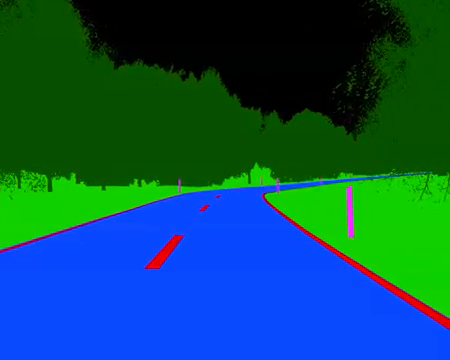
#> input picture frame 51 of steering/test.mp4, 450 x 360 px
$ python test.py
#> lines starting #> are read from the running program, lines starting #| are printed output that depends on the picture; after the words box and inside, x2 and y2 are one past the last pixel; in counts of white or black regions, pixels touching at a corner belong together; long printed decimals are rounded
### simulator/simulations/road_coordinator.py
import math
import numpy as np
import cv2
class RoadCoordinator:

    # set height and color of the road in image
    # minRoadHeight = number of pixel up from the bottom of the image
    # maxRoadHeight = number of pixel down from the top of the image
    # colorformat = [255,255,255]
    def __init__(self, minRoadHeight, maxRoadHeight, lowRoadColor, highRoadColor):
#> further down, frame is the input picture: shape (360, 450, 3); mean B, G, R 89.3, 80.4, 11.1
        self.minRoadHeight = minRoadHeight
        self.maxRoadHeight = maxRoadHeight
        self.lowRoadColor = lowRoadColor
        self.highRoadColor = highRoadColor

    # image should opencv2 image
    # returns (leftborderline, rightborderline, middleRoadline)
    # line consists of 2 coordinates for top and bottom
    def getRoadBorderCoordinates(self, image):
        self.image = image
        threshold = self._convertImage(image)
        roadCenterCoordinates = self._calculateRoadBorderCoordinates(threshold)
        self._visualize(image, roadCenterCoordinates)
        return roadCenterCoordinates

    def _convertImage(self, image):
        height = image.shape[0]
#> height = 360
        width = image.shape[1]
#> width = 450
        image = image[self.minRoadHeight: height - self.maxRoadHeight,0:width]
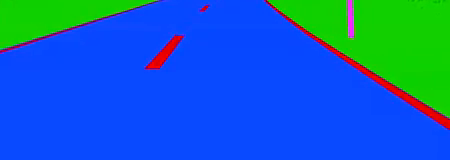
#> image: shape (160, 450, 3); mean of channels 0, 1, 2 195.1, 99.2, 16.8; drawn as B, G, R
        blur = cv2.blur(image,(5,5))
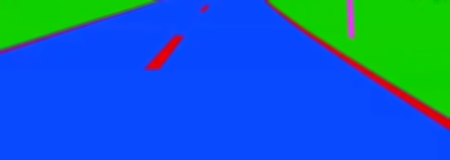
#> blur: shape (160, 450, 3); mean of channels 0, 1, 2 195.1, 99.2, 16.8; drawn as B, G, R
        blur0=cv2.medianBlur(blur,5)
        blur1= cv2.GaussianBlur(blur0,(5,5),0)
        blur2= cv2.bilateralFilter(blur1,9,75,75)
        maskRed = cv2.inRange(blur2, np.array([0, 0, 0]), np.array([155, 55, 255]))
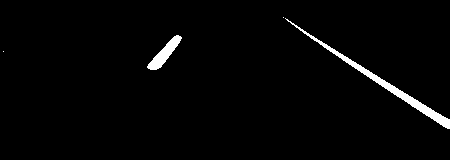
#> maskRed: shape (160, 450); 2.1% white; 4 white regions (2 under 20 px), largest, box (x1, y1, x2, y2) and area: (285, 18, 450, 129) 1076, (147, 35, 182, 70) 432
        image[maskRed>0]=(255,72,0)
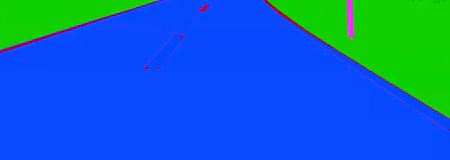
#> image: shape (160, 450, 3); 2.1% of pixels changed, all inside (x1, y1, x2, y2) = (3, 17, 450, 129); drawn as B, G, R
        hsv = cv2.cvtColor(image, cv2.COLOR_BGR2HSV)
#> hsv: shape (160, 450, 3); mean H, S, V 100.9, 247, 243.4
        lowRoadColor = np.array(self.lowRoadColor)
        highRoadColor = np.array(self.highRoadColor)
        mask = cv2.inRange(hsv, lowRoadColor, highRoadColor)
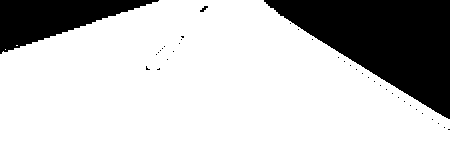
#> mask: shape (160, 450); 77.7% white; 37 black regions (34 under 20 px), largest, box (x1, y1, x2, y2) and area: (264, 0, 450, 119) 11699, (0, 0, 159, 54) 4302, (200, 6, 208, 12) 24
        threshold = cv2.threshold(mask, 145, 255, cv2.THRESH_BINARY_INV)[1]
#> threshold: shape (160, 450); 22.3% white; 37 white regions (34 under 20 px)
        return threshold

    # 1 calculates and sort contours by size
    # 2 calculates road border lines
    # 3 calculates center road lines
    def _calculateRoadBorderCoordinates(self, threshold):
        cnts = cv2.findContours(threshold, cv2.RETR_EXTERNAL, cv2.CHAIN_APPROX_SIMPLE)
#> cnts = 37 contours, 35 with area under 20; largest, box (x1, y1, x2, y2) and area: (264, 0, 450, 119) 11450, (0, 0, 159, 54) 4107
        cnts = cnts[0] if len(cnts) == 2 else cnts[1]
        s = sorted(cnts,key=cv2.contourArea,  reverse=True )
#> s has the same summary as cnts
        first = s[0]
#> first = contour of 154 points, box (x1, y1, x2, y2) (264, 0, 450, 119), area 11450
        second = s[1]
#> second = contour of 82 points, box (x1, y1, x2, y2) (0, 0, 159, 54), area 4107
        # Obtain road border coordinates
        bottomFirst = tuple(first[first[:, :, 1].argmax()][0])
#> bottomFirst = (448, 118)
        bottomSecond = tuple(second[second[:, :, 1].argmax()][0])
#> bottomSecond = (0, 53)
        topFirst = tuple(first[first[:, :, 0].argmax()][0])
#> topFirst = (449, 118)
        topSecond = tuple(second[second[:, :, 0].argmin()][0])
#> topSecond = (0, 0)
        leftRoadBorder = (bottomFirst, topFirst)
#> leftRoadBorder = ((448, 118), (449, 118))
        rightRoadBorder = (bottomSecond, topSecond)
#> rightRoadBorder = ((0, 53), (0, 0))

        if(bottomFirst[0] > bottomSecond[0]):
            topFirst = tuple(first[first[:, :, 0].argmin()][0])
#> topFirst = (264, 0)
            topSecond = tuple(second[second[:, :, 0].argmax()][0])
#> topSecond = (158, 0)
            leftRoadBorder = (bottomSecond, topSecond)
#> leftRoadBorder = ((0, 53), (158, 0))
            rightRoadBorder = (bottomFirst, topFirst)
#> rightRoadBorder = ((448, 118), (264, 0))

        # calculate center top & bottom of road
        bottomMiddle = (int((bottomFirst[0] + bottomSecond[0]) / 2),int((bottomFirst[1] + bottomSecond[1]) / 2))
#> bottomMiddle = (224, 85)
        topMiddle = (int((topFirst[0] + topSecond[0]) / 2),int((topFirst[1] + topSecond[1]) / 2))
#> topMiddle = (211, 0)
        middleRoad = (bottomMiddle, topMiddle)
#> middleRoad = ((224, 85), (211, 0))
        self.middleX = (topFirst[0] + topSecond[0])/2
#> self.middleX = 211
        self.middleY = (topFirst[1] + topSecond[1])/2
#> self.middleY = 0
#> in getRoadBorderCoordinates, `roadCenterCoordinates = self._calculateRoadBorderCoordinates(threshold)`: roadCenterCoordinates = (((0, 53), (158, 0)), ((448, 118), (264, 0)), ((224, 85), (211, 0)))
        return(leftRoadBorder, rightRoadBorder, middleRoad)

    def _visualize(self, image ,result):
        height = image.shape[0]
#> height = 360
        width = image.shape[1]
#> width = 450
        image = image[self.minRoadHeight: height - self.maxRoadHeight,0:width]
        for line in result:
            cv2.line(image, line[0], line[1], (255, 255, 255), thickness=2)
            for point in line:
                cv2.circle(image, point, 8, (255, 255, 255), -1)
#> this loop made 3 passes
#> line on passes 1 to 3: ((0, 53), (158, 0)), ((448, 118), (264, 0)), ((224, 85), (211, 0))
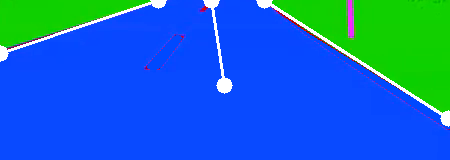
#> image: shape (160, 450, 3); 2.82% of pixels changed, all inside (x1, y1, x2, y2) = (0, 0, 450, 127); drawn as B, G, R

### steering/test.py
import cv2
import road_coordinator as rd
import math
test = rd.RoadCoordinator(200,0,[100,150,0],[140,255,255])
cap = cv2.VideoCapture('test.mp4')
while(cap.isOpened()):
    ret, frame = cap.read()
    if ret == True:
        test.getRoadBorderCoordinates(frame)
#> in getRoadBorderCoordinates, `self._visualize(image, roadCenterCoordinates)`:
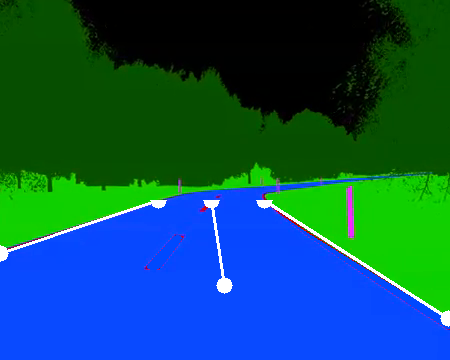
#> image: shape (360, 450, 3); mean B, G, R 92.8, 83, 11.9
        soughtAfterAngle = math.degrees(math.atan((test.middleY / test.middleX)))
#> soughtAfterAngle = 0
        print(soughtAfterAngle)
#| 0.0
        cv2.imshow('frame',frame)


        if cv2.waitKey(25) & 0xFF == ord('q'):
#> (key q is pressed here)
            break
    else:
        break

cap.release()
cv2.destroyAllWindows()

$ run again, starting later in the video
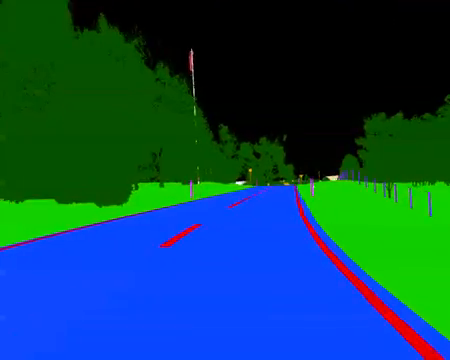
#> input picture frame 233 of steering/test.mp4, 450 x 360 px
#> frame is the input picture: shape (360, 450, 3); mean B, G, R 87, 70.6, 11.2
#> in _convertImage, `maskRed = cv2.inRange(blur2, np.array([0, 0, 0]), np.array([155, 55, 2..`:
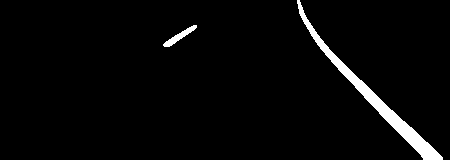
#> maskRed: shape (160, 450); 3.1% white; 2 white regions, box (x1, y1, x2, y2) and area: (297, 0, 443, 160) 2008, (163, 25, 197, 47) 211
#> hsv: shape (160, 450, 3); mean H, S, V 100.6, 246.7, 242.1
#> mask: shape (160, 450); 77.1% white; 65 black regions (62 under 20 px), largest, box (x1, y1, x2, y2) and area: (304, 0, 450, 140) 11573, (0, 0, 192, 50) 4820, (230, 2, 240, 8) 24
#> threshold: shape (160, 450); 22.9% white; 65 white regions (62 under 20 px)
#> cnts = 65 contours, 63 with area under 20; largest, box (x1, y1, x2, y2) and area: (304, 0, 450, 140) 11344, (0, 0, 192, 50) 4605
#> s has the same summary as cnts
#> first = contour of 192 points, box (x1, y1, x2, y2) (304, 0, 450, 140), area 11344
#> second = contour of 84 points, box (x1, y1, x2, y2) (0, 0, 192, 50), area 4605
#> bottomFirst = (448, 139)
#> bottomSecond = (0, 49)
#> in _calculateRoadBorderCoordinates, `topFirst = tuple(first[first[:, :, 0].argmax()][0])`: topFirst = (449, 139)
#> in _calculateRoadBorderCoordinates, `topSecond = tuple(second[second[:, :, 0].argmin()][0])`: topSecond = (0, 0)
#> in _calculateRoadBorderCoordinates, `leftRoadBorder = (bottomFirst, topFirst)`: leftRoadBorder = ((448, 139), (449, 139))
#> in _calculateRoadBorderCoordinates, `rightRoadBorder = (bottomSecond, topSecond)`: rightRoadBorder = ((0, 49), (0, 0))
#> in _calculateRoadBorderCoordinates, `topFirst = tuple(first[first[:, :, 0].argmin()][0])`: topFirst = (304, 0)
#> in _calculateRoadBorderCoordinates, `topSecond = tuple(second[second[:, :, 0].argmax()][0])`: topSecond = (191, 1)
#> in _calculateRoadBorderCoordinates, `leftRoadBorder = (bottomSecond, topSecond)`: leftRoadBorder = ((0, 49), (191, 1))
#> in _calculateRoadBorderCoordinates, `rightRoadBorder = (bottomFirst, topFirst)`: rightRoadBorder = ((448, 139), (304, 0))
#> bottomMiddle = (224, 94)
#> topMiddle = (247, 0)
#> middleRoad = ((224, 94), (247, 0))
#> self.middleX = 247.5
#> self.middleY = 0.5
#> roadCenterCoordinates = (((0, 49), (191, 1)), ((448, 139), (304, 0)), ((224, 94), (247, 0)))
#> the loop in _visualize, `for line in result:` made 3 passes
#> line on passes 1 to 3: ((0, 49), (191, 1)), ((448, 139), (304, 0)), ((224, 94), (247, 0))
#> in getRoadBorderCoordinates, `self._visualize(image, roadCenterCoordinates)`:
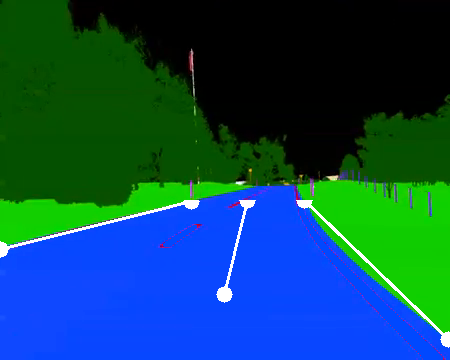
#> image: shape (360, 450, 3); mean B, G, R 91.3, 73.4, 11.3
#> soughtAfterAngle = 0.116
#| 0.1157

$ run again, starting later in the video
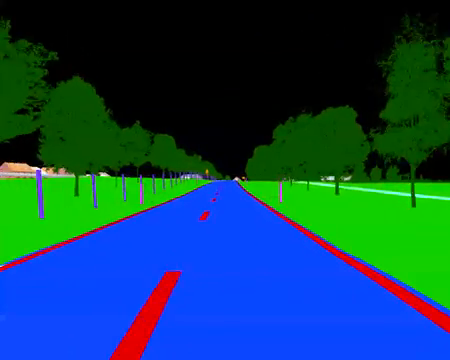
#> input picture frame 414 of steering/test.mp4, 450 x 360 px
#> frame is the input picture: shape (360, 450, 3); mean B, G, R 85.5, 67.6, 15.5
#> in _convertImage, `maskRed = cv2.inRange(blur2, np.array([0, 0, 0]), np.array([155, 55, 2..`:
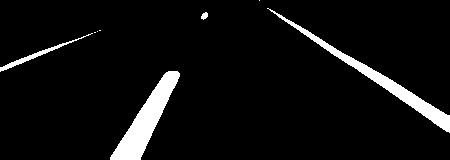
#> maskRed: shape (160, 450); 6% white; 8 white regions (4 under 20 px), largest, box (x1, y1, x2, y2) and area: (110, 71, 180, 160) 2119, (267, 8, 450, 133) 1840, (0, 33, 93, 72) 331, (201, 12, 208, 20) 38
#> hsv: shape (160, 450, 3); mean H, S, V 100.6, 247.2, 242.9
#> mask: shape (160, 450); 76.9% white; 74 black regions (72 under 20 px), largest, box (x1, y1, x2, y2) and area: (258, 0, 450, 110) 10749, (0, 0, 170, 67) 5791
#> threshold: shape (160, 450); 23.1% white; 74 white regions (72 under 20 px)
#> cnts = 74 contours, 72 with area under 20; largest, box (x1, y1, x2, y2) and area: (258, 0, 450, 110) 10472, (0, 0, 170, 67) 5544
#> s has the same summary as cnts
#> first = contour of 190 points, box (x1, y1, x2, y2) (258, 0, 450, 110), area 10472
#> second = contour of 150 points, box (x1, y1, x2, y2) (0, 0, 170, 67), area 5544
#> bottomFirst = (448, 109)
#> bottomSecond = (0, 66)
#> in _calculateRoadBorderCoordinates, `topFirst = tuple(first[first[:, :, 0].argmax()][0])`: topFirst = (449, 109)
#> in _calculateRoadBorderCoordinates, `topSecond = tuple(second[second[:, :, 0].argmin()][0])`: topSecond = (0, 0)
#> in _calculateRoadBorderCoordinates, `leftRoadBorder = (bottomFirst, topFirst)`: leftRoadBorder = ((448, 109), (449, 109))
#> in _calculateRoadBorderCoordinates, `rightRoadBorder = (bottomSecond, topSecond)`: rightRoadBorder = ((0, 66), (0, 0))
#> in _calculateRoadBorderCoordinates, `topFirst = tuple(first[first[:, :, 0].argmin()][0])`: topFirst = (258, 0)
#> in _calculateRoadBorderCoordinates, `topSecond = tuple(second[second[:, :, 0].argmax()][0])`: topSecond = (169, 1)
#> in _calculateRoadBorderCoordinates, `leftRoadBorder = (bottomSecond, topSecond)`: leftRoadBorder = ((0, 66), (169, 1))
#> in _calculateRoadBorderCoordinates, `rightRoadBorder = (bottomFirst, topFirst)`: rightRoadBorder = ((448, 109), (258, 0))
#> bottomMiddle = (224, 87)
#> topMiddle = (213, 0)
#> middleRoad = ((224, 87), (213, 0))
#> self.middleX = 213.5
#> self.middleY = 0.5
#> roadCenterCoordinates = (((0, 66), (169, 1)), ((448, 109), (258, 0)), ((224, 87), (213, 0)))
#> the loop in _visualize, `for line in result:` made 3 passes
#> line on passes 1 to 3: ((0, 66), (169, 1)), ((448, 109), (258, 0)), ((224, 87), (213, 0))
#> after the loop in _visualize, `for line in result:`:
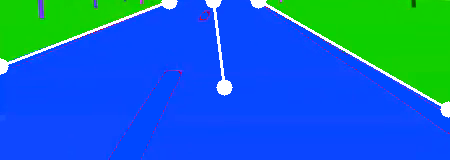
#> image: shape (160, 450, 3); mean of channels 0, 1, 2 199.4, 105.6, 18; drawn as B, G, R
#> soughtAfterAngle = 0.134
#| 0.1342
